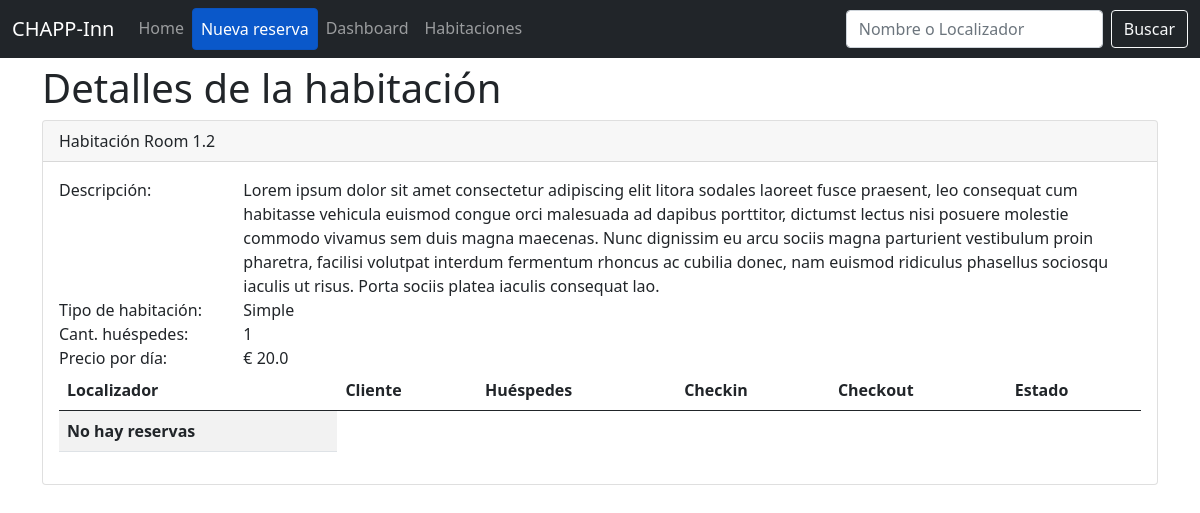
Page /room/2/ on the committed database.
### pms/models.py (models this page shows)
class Room(models.Model):
    room_type = models.ForeignKey(Room_type, on_delete=models.SET_NULL, null=True)
    name = models.CharField(max_length=100)
    description = models.CharField(max_length=500)
    def __str__(self):
        return self.name

class Room_type(models.Model):
    name = models.CharField(max_length=100)
    price = models.FloatField()
    max_guests = models.IntegerField()
    def __str__(self):
        return self.name

### pms/views.py (the view)
# urls.py: path("room/<str:pk>/", views.RoomDetailsView.as_view(), name="room_details"),
class RoomDetailsView(View):
    def get(self, request, pk):
        room = Room.objects.get(id=pk)
        bookings = room.booking_set.all()
        context = {
            'room': room,
            'bookings': bookings}
        print(context)
        return render(request, "room_detail.html", context)

### pms/templates/room_detail.html (shortened to what this page needs)
{% extends "main.html"%}
{% block content %}
<h1>Detalles de la habitación</h1>
<div class="card">
    <div class="card-header">
        Habitación {{room.name}}
    </div>
    <div class="card-body">
        <div class="row">
            <div class="col-md-2">
                <span>Descripción: </span>
            </div>
            <div class="col">
                <span>{{room.description}}</span>
            </div>
        </div>
        <div class="row">
            <div class="col-md-2">
                <span>Tipo de habitación:</span>
            </div>
            <div class="col">
                <span>{{room.room_type}}</span>
            </div>
        </div>
        <div class="row">
            <div class="col-md-2">
                <span>Cant. huéspedes:</span>
            </div>
            <div class="col">
                <span>{{room.room_type.max_guests}}</span>
            </div>
        </div>
        <div class="row">
            <div class="col-md-2">
                <span>Precio por día:</span>
            </div>
            <div class="col">
                <span>€ {{room.room_type.price}}</span>
            </div>
        </div>
        <div class="row">
            <div class="col">
                <table class="table table-striped">
                    <thead>
                        <tr>
                            <th scope="col">Localizador</th>
                            <th scope="col">Cliente</th>
                            <th scope="col">Huéspedes</th>
                            <th scope="col">Checkin</th>
                            <th scope="col">Checkout</th>
                            <th scope="col">Estado</th>
                        </tr>
                    </thead>
                    <tbody>
                        {% if bookings|length == 0%}
                        <tr>
                            <th>
                                No hay reservas
                            </th>
                        </tr>
                        {% endif %}
                    </tbody>
                </table>
            </div>
        </div>
    </div>
</div>
{% endblock content%}

### pms/statics/css/style.css (style rules this page uses)
body { padding-top: 4em }

### rows in the picture
Room: name "Room 1.2", description "Lorem ipsum dolor sit amet consectetur adipiscing elit litora sodales laoreet fusce praesent, leo consequat cum habitasse vehicula euismod congue orci malesuada ad dapibus porttitor, dictumst lectus nisi posuere molestie commodo vivamus sem duis magna maecenas. Nunc dignissim eu arcu sociis magna parturient vestibulum proin pharetra, facilisi volutpat interdum fermentum rhoncus ac cubilia donec, nam euismod ridiculus phasellus sociosqu iaculis ut risus. Porta sociis platea iaculis consequat lao.", room_type "Simple", room_type.max_guests "1", room_type.price "20.0"
